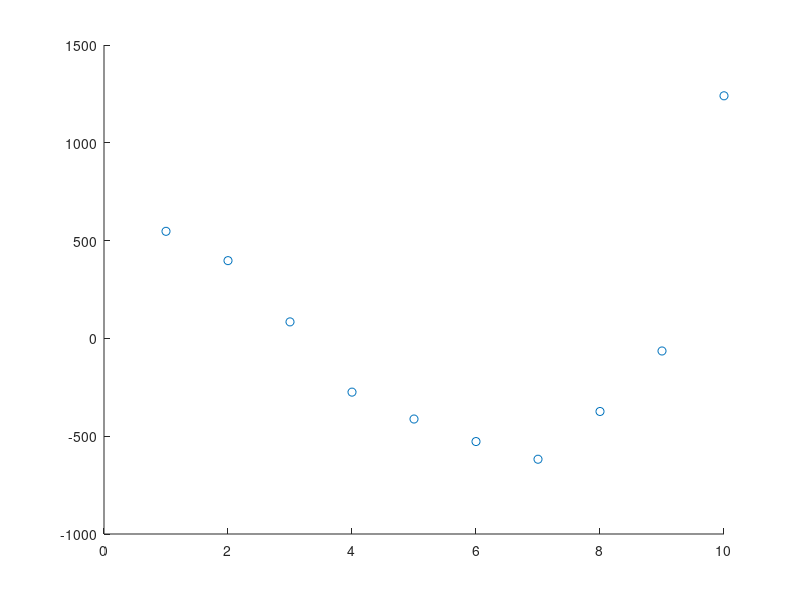

The MATLAB source for this figure:
clear;clc;


x = [1.5 2 3.1 4.2 5 6.1 6.9 8.3 9.5 10.1]';
y = [7 20 65 64 187 430 600 1300 2000 3500]';


x_ext = [ones(10,1) x]

[b,bint,r,rint,stats] = regress(y,x_ext)

% p<0,05 H0 verwerpen H1 aanemen. regressie is significant
% bint hebben geen interval dat door 0 gaat. 

test_cdf=makedist('Normal','mu',mean(r),'sigma',std(r))
[h,p,D] = kstest(r,'CDF',test_cdf) %h = 0 is dus normaal verdeeld met 95% betrouwbaarheid


scatter(1:10,r) % duidelijk verband zichtbaar op scatterplot

% men mag dit model dus niet aanvaarden.